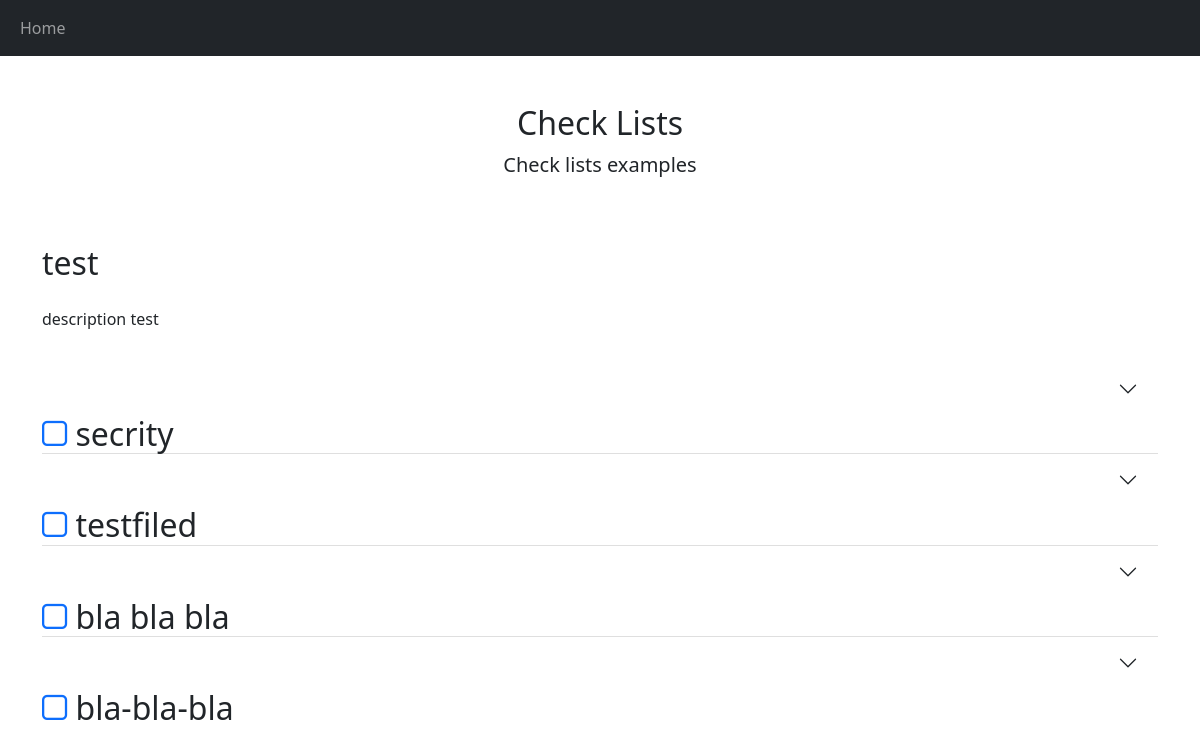
The page /checklist/1 on the database its author committed.
### checklist/models.py (models this page shows)
class CheckList(models.Model):
    objects = models.Manager()
    name = models.CharField(max_length=100)
    description = models.CharField(max_length=150)
    completed = models.BooleanField(default=False)
    date = models.DateField("Created", default=datetime.date.today)
    def __str__(self):
        return str(self.name)

class Category(models.Model):
    objects = models.Manager()
    title = models.CharField(max_length=150)
    completed = models.BooleanField(default=False)
    related_list = models.ForeignKey(CheckList, on_delete=models.CASCADE, db_index=True, null=True, related_name='categories')
    def __str__(self):
        return self.title

### checklist/views.py (the view)
# urls.py: path('checklist/<list_id>', views.show_full_list, name='checklist'),
def show_full_list(request, list_id):
    checklist = get_object_or_404(CheckList, pk=list_id)
    categories = checklist.categories.order_by('id')
    subtasks = []
    for each in categories:
        subtasks.append(SubTask.objects.filter(related_category_id=each).order_by('id'))
    list_items = zip(categories, subtasks)
    if request.method == 'POST':
        comment_form = CommentForm(request.POST)
        if comment_form.is_valid():
            new_comment = comment_form.save(commit=False)
            new_comment.save()
            task_id = request.POST.get('subtask_id')
            new_comment.post.set(SubTask.objects.filter(pk=task_id))
            new_comment.save()
            new_comment.photo = request.FILES.get('photo')
            new_comment.save()
        return HttpResponseRedirect(request.META.get('HTTP_REFERER', '/'))
    else:
        print(request.POST)
        comment_form = CommentForm()
    return render(request, 'checklist/list_view.html',
                           {'checklist': checklist, 'categories': categories,
                            'list_items': list_items,
                            'comment_form': comment_form})

### checklist/models.py (called while the page is built)
    def __str__(self):
        return self.title

### checklist/templates/checklist/list_view.html (shortened to what this page needs)
{% extends "checklist/main.html" %}
{% block content %}
<h2>{{ checklist }}</h2>
<p>{{ checklist.description }}</p>
<div class="accordion accordion-flush" id="accordionFlushExample">
    {% for category in list_items %}
    {% if category.0.completed %}
    <div class="accordion-item ">
        <h2 class="accordion-header">
            <a class="accordion-button collapsed" data-bs-toggle="collapse" data-bs-target="#category{{ category.0.id }}" aria-expanded="false" aria-controls="{{ category.0 }}">
                <a href="{% url 'uncross_category' category.0.id %}" class="accordion-link"><i class="fa fa-check" aria-hidden="true"></i></a><span class="completed"> {{ category.0 }}</span>
            </a>
        </h2>
        <div id="category{{ category.0.id }}" class="accordion-collapse collapse" aria-labelledby="flush-headingOne" data-bs-parent="#accordionFlushExample">
            <div class="accordion-body completed subtask-item">
                {% for subtask in category.1 %}
                {% include 'checklist/includes/completed_subtask.html' %}
                {% endfor %}
            </div>
        </div>
    </div>
    {% else %}
    <div class="accordion-item">
        <h2 class="accordion-header">
            <a class="accordion-button collapsed accordion-link" data-bs-toggle="collapse" data-bs-target="#category{{ category.0.id }}" aria-expanded="false" aria-controls="{{ category.0 }}">
                <a href="{% url 'cross_category' category.0.id %}" class="accordion-link"><i class="fa fa-square-o" aria-hidden="true"></i></a> {{ category.0 }}
            </a>
        </h2>
    </div>
    {% endif %}
    {% endfor %}
</div>
{% endblock %}

### rows shown on the page
CheckList: name "test", description "description test"
Category: title "secrity"
Category: title "testfiled"
Category: title "bla bla bla"
Category: title "bla-bla-bla"
